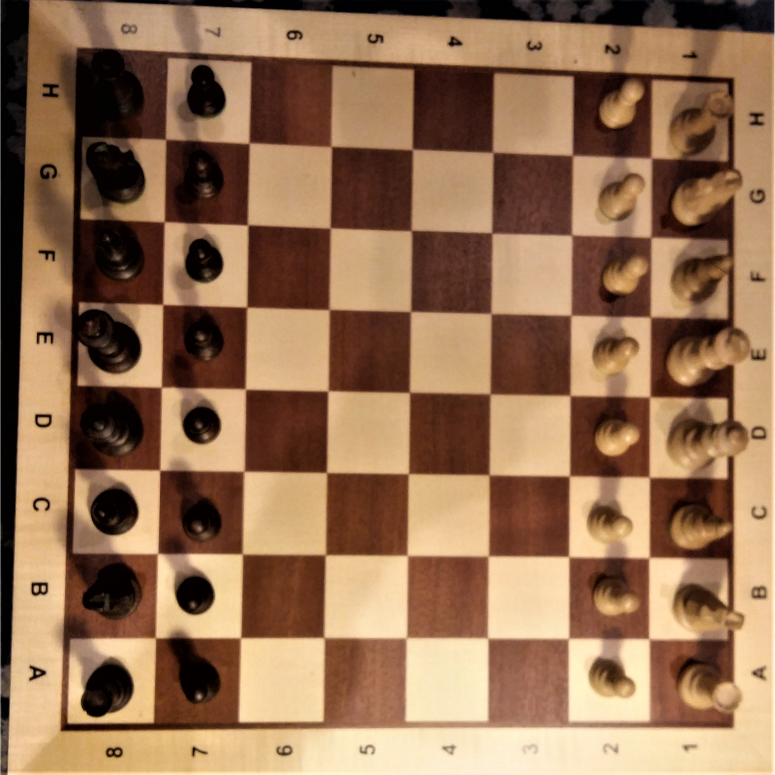
#> input picture src/imgs/szaszki.jpg, 2324 x 2324 px (shown at 1/3 size)
$ python test.py   (older library calls are emulated)
#> lines starting #> are read from the running program, lines starting #| are printed output that depends on the picture; after the words box and inside, x2 and y2 are one past the last pixel; in counts of white or black regions, pixels touching at a corner belong together
import cv2
import numpy as np

img = cv2.imread('imgs/szaszki.jpg')
#> img is the input picture: shape (2324, 2324, 3); mean B, G, R 82.9, 112.4, 148.1
img = cv2.resize(img,None,fx=0.4,fy=0.4)
#> img: shape (930, 930, 3)
gray = cv2.cvtColor(img,cv2.COLOR_BGR2GRAY)
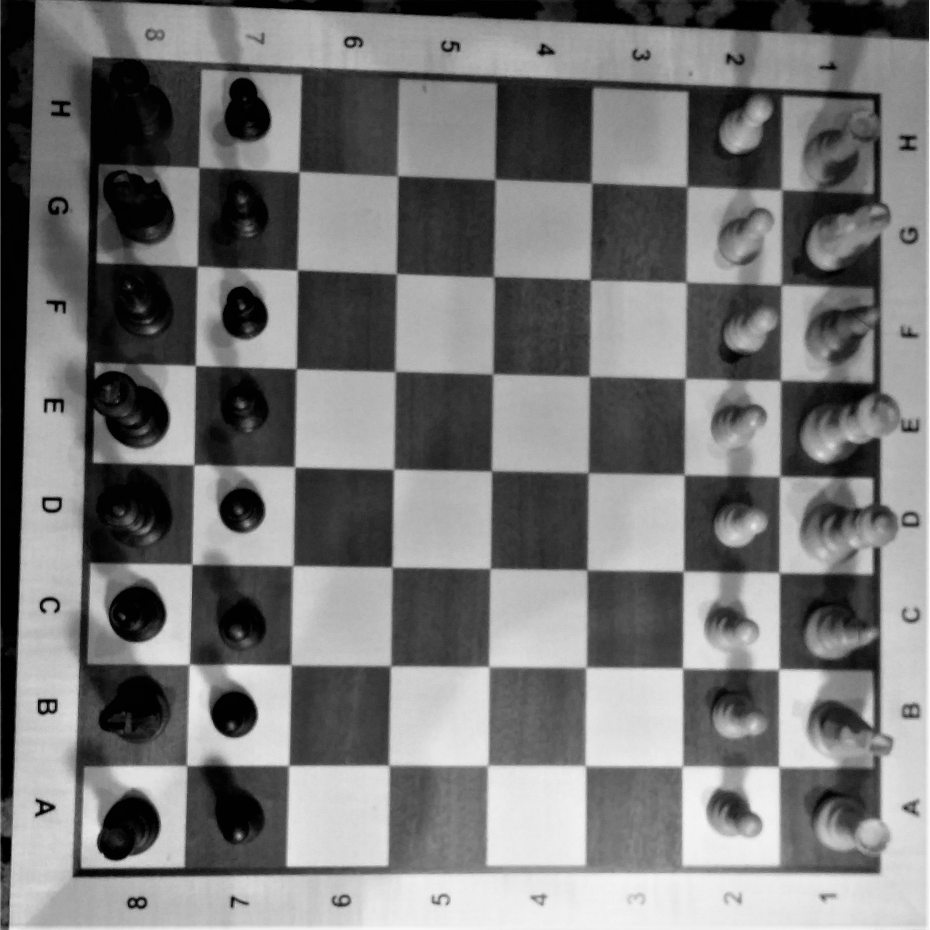
#> gray: shape (930, 930); min 0, max 254, mean 119.7

# wykryte krawedzie
edges = cv2.Canny(gray,50,150)
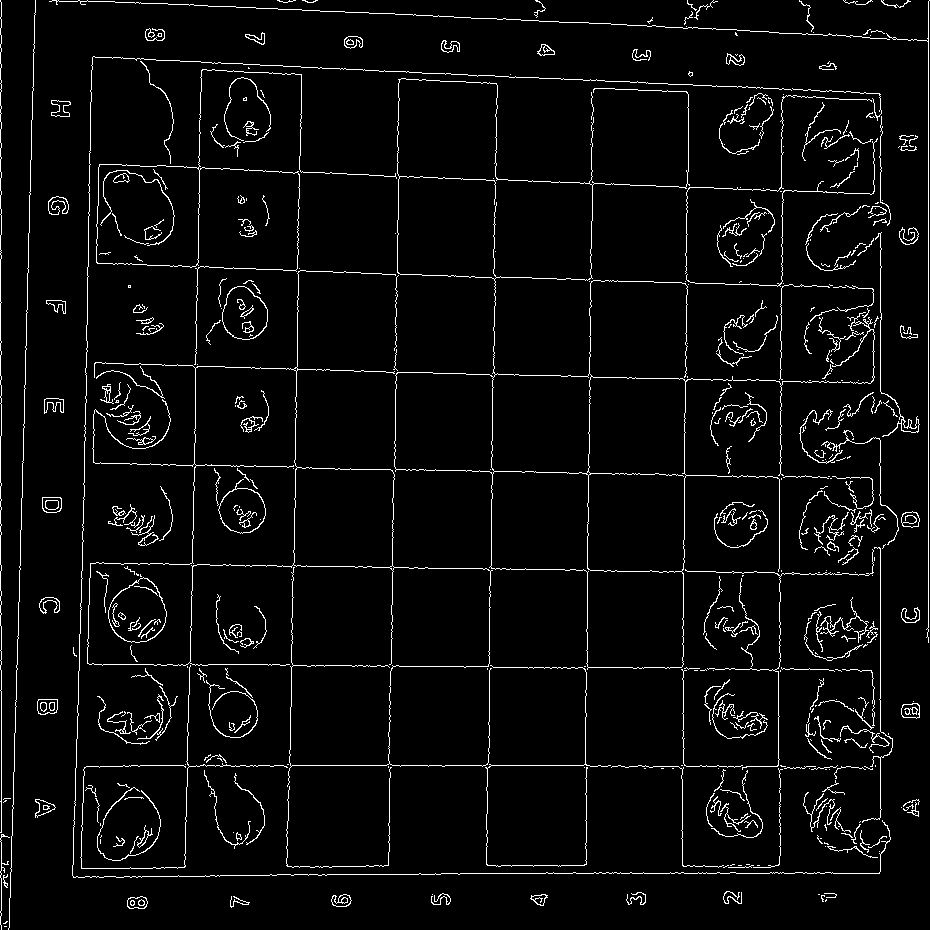
#> edges: shape (930, 930); 4.2% white in thin lines or dots
#cv2.imwrite('edges.jpg',edges)

# pogrubienie
kernel = np.ones((3,3),np.uint8)
dilation = cv2.dilate(edges,kernel,iterations = 1)
#> dilation: shape (930, 930); 13.3% white; 70 white regions
#cv2.imwrite('dilation.jpg',dilation)

# rozmycie gaussa
gausiian = cv2.GaussianBlur(dilation,(5,5),0)
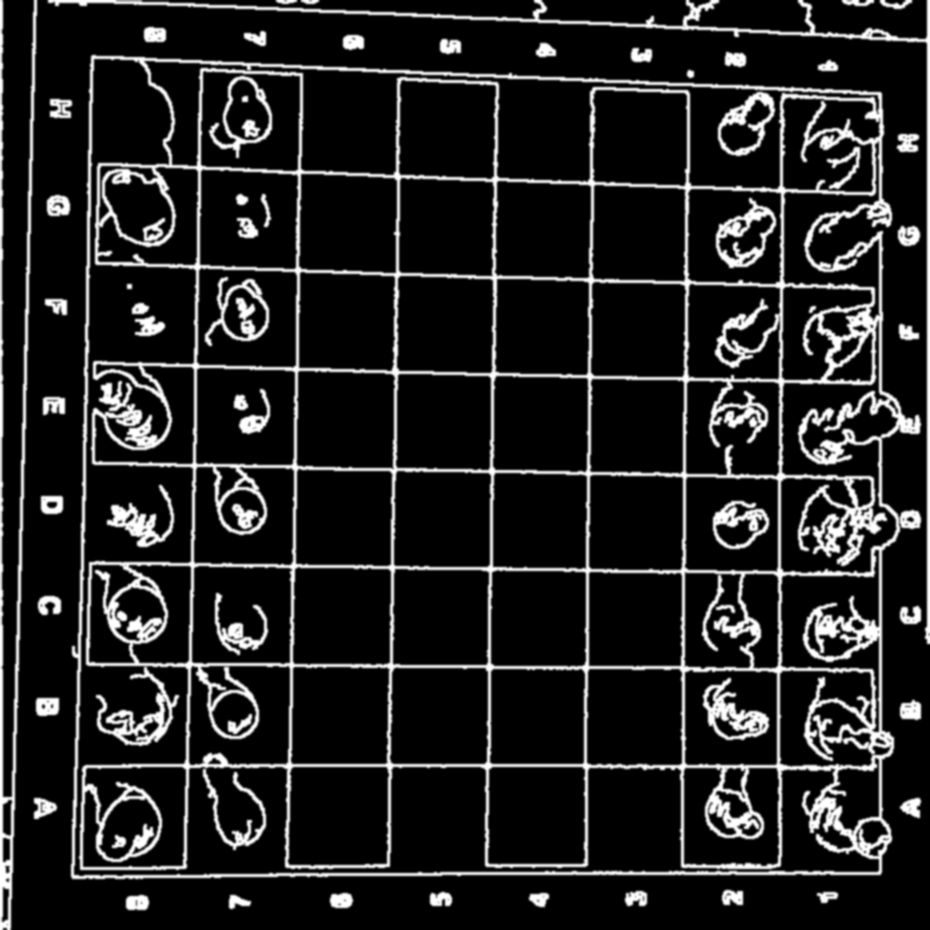
#> gausiian: shape (930, 930); min 0, max 255, mean 33.9


im2, contours, hierarchy = cv2.findContours(gausiian,cv2.RETR_TREE,cv2.CHAIN_APPROX_SIMPLE)
#> contours = 249 contours, 58 with area under 20; largest, box (x1, y1, x2, y2) and area: (69, 53, 923, 881) 650300, (84, 60, 195, 576) 26692, (46, 0, 930, 646) 9779, (0, 0, 39, 930) 9743, (334, 768, 494, 872) 9451

cv2.imshow('gaussian.jpg',gausiian)


minLineLength = 100
maxLineGap = 50
lines = cv2.HoughLinesP(gausiian,1,np.pi/180,100,minLineLength,maxLineGap)
#> lines = 406 rows, first 6: [9, 828, 37, 0], [0, 929, 0, 0], [89, 55, 883, 97], [485, 868, 499, 77], [882, 749, 882, 541], [147, 0, 929, 41]

width, higth, channels = img.shape
#> width = 930; higth = 930; channels = 3

blank_image = np.zeros((width, higth, channels), np.uint8)

for line in lines:
    for x1,y1,x2,y2 in line:
        cv2.line(blank_image,(x1,y1),(x2,y2),(0,255,0),2)
#> this loop made 406 passes
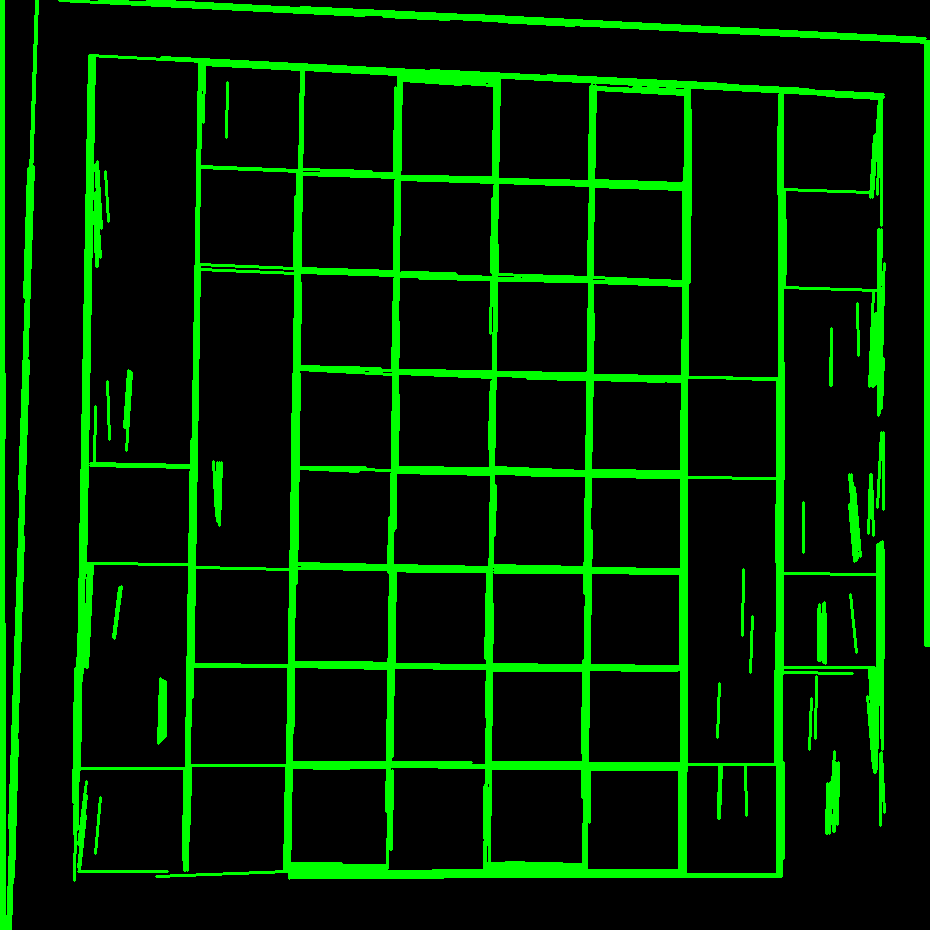
#> blank_image: shape (930, 930, 3); mean of channels 0, 1, 2 0, 35.9, 0; drawn as B, G, R

#cv2.imshow('lines2.jpg',blank_image)

(thresh, im_bw) = cv2.threshold(gray, 10, 255, cv2.THRESH_BINARY)
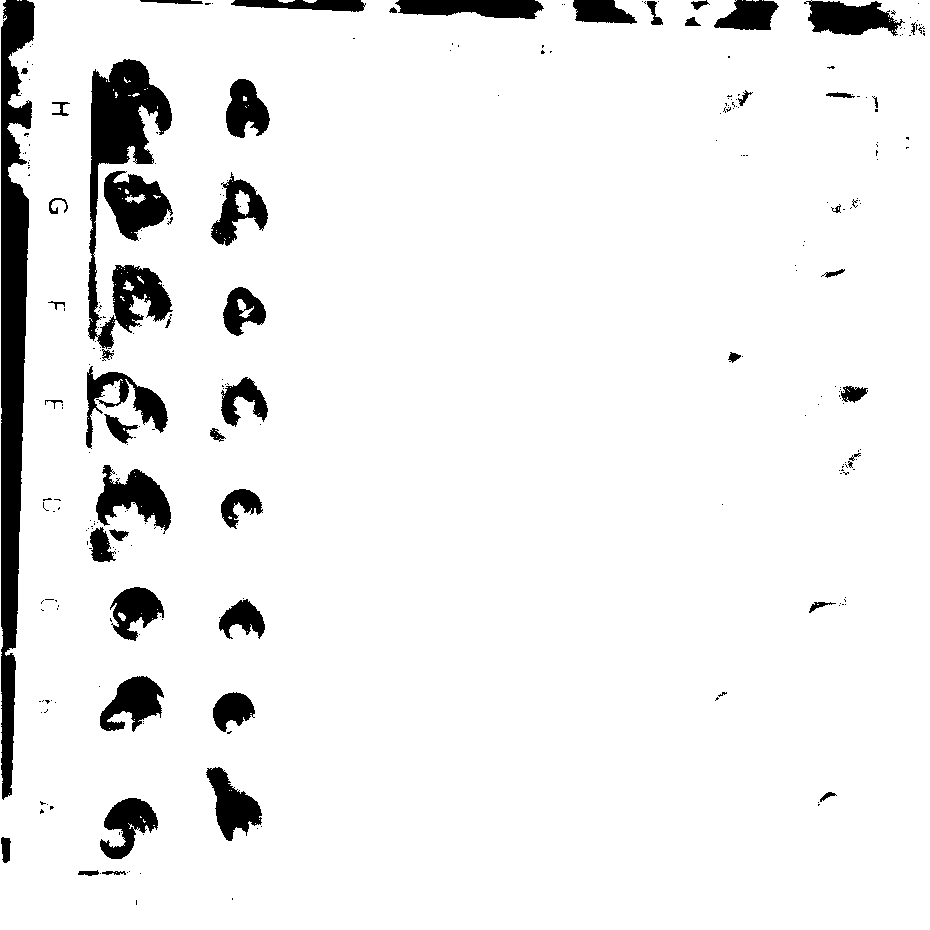
#> im_bw: shape (930, 930); 92.9% white; 281 black regions (229 under 20 px), largest, box (x1, y1, x2, y2) and area: (1, 0, 35, 800) 15481, (88, 59, 173, 349) 9822, (104, 171, 173, 241) 2718
